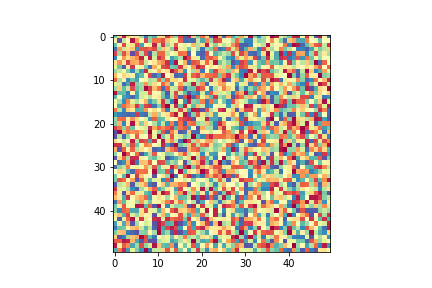
#> input picture your_file.tif, 432 x 288 px, given in place of airplanePartial.mp4, which was not available
$ jupyter execute --allow-errors VideoToGIF-Python3.ipynb   (shell and % lines are left out)
#> lines starting #> are read from the running program, lines starting #| are printed output that depends on the picture; pictures that were not available may be replaced by others from this repository, and a replacement may not be noted
[cell 1]
### Callin Switzer
### Convert short movie to gif for website
# 21 Nov 2017
# use python3 kernel

[cell 2]
# import modules


import numpy as np

import cv2
print(cv2.__version__)


import matplotlib
matplotlib.use("TkAgg") # have to use this for tkinter to  work below
from matplotlib import pyplot as plt
import time


import skimage.io as io

import os

import imageio

[cell 3]
# read in a video and make a gif from selected frames

[cell 4]
vidPath = r"D:\Dropbox\PersonalDropbox\Hobbies\Airplanes\AirplaneGoproVids\airplanePartial.mp4"

[cell 5]
cap = cv2.VideoCapture(vidPath)


length = int(cap.get(cv2.CAP_PROP_FRAME_COUNT))
width  = int(cap.get(cv2.CAP_PROP_FRAME_WIDTH))
height = int(cap.get(cv2.CAP_PROP_FRAME_HEIGHT))
fps    = cap.get(cv2.CAP_PROP_FPS)

print(length, width, height, fps)
cap.release()

[cell 6]
def load_imgs(vidPath, imgDist, start, stop):
#> called with imgDist = 1, start = 875, stop = 1050
    cap = cv2.VideoCapture(vidPath)
    imgs = []
    for ff in range(length):


        ret, frame = cap.read()

        # Transpose
        # frame = cv2.transpose(frame, frame)


        if (ff%imgDist == 0) & (ff > start): # only save every ff'th frame
            # scale down
            height, width = frame.shape[:2]
            smallImg = cv2.resize(frame, (int(width/5), int(height/5)), interpolation = cv2.INTER_AREA)

            # crop
            smallImg = smallImg[:, ((smallImg.shape[1] // 2) - 100): ((smallImg.shape[1] // 2) + 180), :]

            img = cv2.cvtColor(smallImg, cv2.COLOR_BGR2RGB)
            imgs.append(img)

            if ff % 10 == 0:
                print(ff)

        if ff > stop:
            break
#> this loop made 1 pass
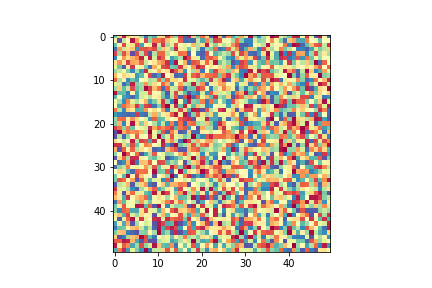
#> input picture your_file.tif, 432 x 288 px, given in place of airplanePartial.mp4, which was not available
#> frame is the input picture: shape (288, 432, 3); mean B, G, R 208.2, 218.5, 226.9
#> after the loop, imgs = []

    cap.release()
    return imgs

[cell 7]
imgs = load_imgs(vidPath, 1, 35*25, 42*25)
#> imgs = []

[cell 8]
imageio.mimsave(r"C:\Users\calli\Desktop\flightGif.gif", imgs)

[cell 9]
def load_imgs(vidPath, imgDist, start, stop):
#> called with imgDist = 1, start = 875, stop = 1050
    cap = cv2.VideoCapture(vidPath)
    imgs = []
    for ff in range(length):


        ret, frame = cap.read()

        # Transpose
        # frame = cv2.transpose(frame, frame)


        if (ff%imgDist == 0) & (ff > start): # only save every ff'th frame
            # scale down
            height, width = frame.shape[:2]
            smallImg = cv2.resize(frame, (int(width/2), int(height/2)), interpolation = cv2.INTER_AREA)

            # crop
            smallImg = smallImg[:, ((smallImg.shape[1] // 2) - 100*3): ((smallImg.shape[1] // 2) + 180*3), :]

            img = cv2.cvtColor(smallImg, cv2.COLOR_BGR2RGB)
            imgs.append(img)

            if ff % 10 == 0:
                print(ff)

        if ff > stop:
            break
#> after the loop, imgs = []

    cap.release()
    return imgs

[cell 10]
imgs = load_imgs(vidPath, 1, 35*25, 42*25)

[cell 11]
# save small segment of video

ctr = 0
photoDir = r"C:\Users\calli\Desktop\flightGif"

# make directory, if it doesn't exist
if not os.path.exists(photoDir):
    os.makedirs(photoDir)

for ff in range(len(imgs)):
    img = cv2.cvtColor(imgs[ff], cv2.COLOR_RGB2BGR)
    cv2.imwrite(os.path.join(photoDir, str(ctr).zfill(4) + '.png'), img)
    if ff % 10 == 0:
        print(ff)
    ctr += 1
#> this loop made 0 passes
#> after the loop, ctr = 0

[cell 12]
# convert images to video with ffmpeg
os.chdir(photoDir)
# use ffmpeg to convert directory to video
# -r is output frame rate
stta = time.time()
os.system("ffmpeg -start_number 1 -r 25 -i %04d.png -vf ''scale=trunc(iw/2)*2:trunc(ih/2)*2' -c:v libx264 -pix_fmt yuv420p -y 000000000Vid.mp4")
print(time.time() - stta) # time the video writing

[cell 13]
imgs = load_imgs(vidPath, 1, 100, 344)

[cell 14]
# [11 lines of commented-out code are left out]

[cell 15]
# convert images to video with ffmpeg
photoDir = "/Users/cswitzer/Dropbox/SonicationBehavior/NNVid"

os.chdir(photoDir)
# use ffmpeg to convert directory to video
# -r is output frame rate
stta = time.time()
print(time.time() - stta) # time the video writing

#> (a cell that did not finish here is left out)

[cell 17]
# read in a video

vidDir = '/Users/cswitzer/Desktop/kalmClip_full.mov'

cap = cv2.VideoCapture(vidDir)


length = int(cap.get(cv2.CAP_PROP_FRAME_COUNT))
#> length = 1
width  = int(cap.get(cv2.CAP_PROP_FRAME_WIDTH))
#> width = 432
height = int(cap.get(cv2.CAP_PROP_FRAME_HEIGHT))
#> height = 288
fps    = cap.get(cv2.CAP_PROP_FPS)
#> fps = 30

print(length, width, height, fps)
#| 1 432 288 30.0
cap.release()

[cell 18]
# read in a video

vidDir = '/Users/cswitzer/Desktop/kalmClip_full.mov'

cap = cv2.VideoCapture(vidDir)


length = int(cap.get(cv2.CAP_PROP_FRAME_COUNT))
width  = int(cap.get(cv2.CAP_PROP_FRAME_WIDTH))
height = int(cap.get(cv2.CAP_PROP_FRAME_HEIGHT))
fps    = cap.get(cv2.CAP_PROP_FPS)

print(length, width, height, fps)
#| 1 432 288 30.0
cap.release()

[cell 19]
# [13 lines of commented-out code are left out]

[cell 20]
# %qtconsole

[cell 21]
# rotate image
cap = cv2.VideoCapture(vidDir)
ret, frame = cap.read()

[cell 22]
M = cv2.getRotationMatrix2D((width/2,height/2),-35,1)
#> M = [[0.819, -0.574, 121.7], [0.574, 0.819, -97.85]]
dst = cv2.warpAffine(frame,M,(width,height))
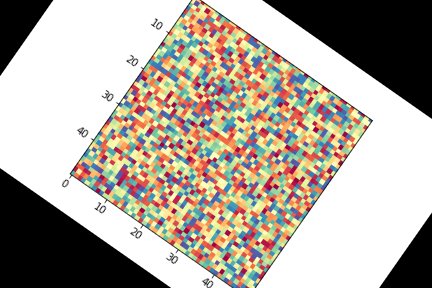
#> dst: shape (288, 432, 3); mean B, G, R 158.3, 168.6, 177.1
io.imshow(dst)

[cell 23]
def load_all_images_rotate(rotationAngle):
#> called with rotationAngle = -35
    cap = cv2.VideoCapture(vidDir)
    imgs = []
    for ff in range(length):


        ret, frame = cap.read()
        print(ff)

        # rotate
        M = cv2.getRotationMatrix2D((width/2,height/2),rotationAngle,1)
        dst = cv2.warpAffine(frame,M,(width,height))

        imgs.append(dst)
#> this loop made 1 pass
#> M on pass 1: [[0.819, -0.574, 121.7], [0.574, 0.819, -97.85]]
#> after the loop, imgs = 1 item

#         if ff%10 == 0: # only save every 10th frame
#             img = cv2.cvtColor(frame, cv2.COLOR_BGR2RGB)
#             imgs.append(img)

    return imgs

[cell 24]
imgs = load_all_images_rotate(-35)
#> imgs = 1 item

[cell 25]
# write video frames to images
ctr = 0
photoDir = "/Users/cswitzer/Desktop/kalmVidRotate/"

# make directory, if it doesn't exist
if not os.path.exists(photoDir):
    os.makedirs(photoDir)

for ff in range(length):
    cv2.imwrite(photoDir + str(ctr).zfill(4) + '.png', imgs[ff])
    print(ff)
    ctr += 1
#> after the loop, ctr = 1

[cell 26]
# convert images to video with ffmpeg
os.chdir(photoDir)
# use ffmpeg to convert directory to video
# -r is output frame rate
stta = time.time()
print(time.time() - stta) # time the video writing

#> (a cell that did not finish here is left out)

[cell 28]
# del imgs

[cell 29]
# load images for gif
vidDir = '/Users/cswitzer/Desktop/rotatedKalmia.mov'

cap = cv2.VideoCapture(vidDir)


length = int(cap.get(cv2.CAP_PROP_FRAME_COUNT))
width  = int(cap.get(cv2.CAP_PROP_FRAME_WIDTH))
height = int(cap.get(cv2.CAP_PROP_FRAME_HEIGHT))
fps    = cap.get(cv2.CAP_PROP_FPS)

print(length, width, height, fps)
#| 1 432 288 30.0
cap.release()

[cell 30]
def load_imgs(imgDist = 10):
#> called with imgDist = 10
    cap = cv2.VideoCapture(vidDir)
    imgs = []
    for ff in range(length):


        ret, frame = cap.read()
        print(ff)

        if ff%imgDist == 0: # only save every ff'th frame
            img = cv2.cvtColor(frame, cv2.COLOR_BGR2RGB)
            imgs.append(img)
#> after the loop, imgs = 1 item

    cap.release()
    return imgs

$ run again, on 4.png
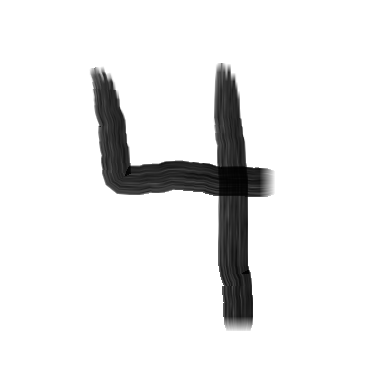
#> input picture 4.png, 376 x 386 px, given in place of airplanePartial.mp4, which was not available
#> the loop in load_imgs, `for ff in range(length):  ` made 1 pass
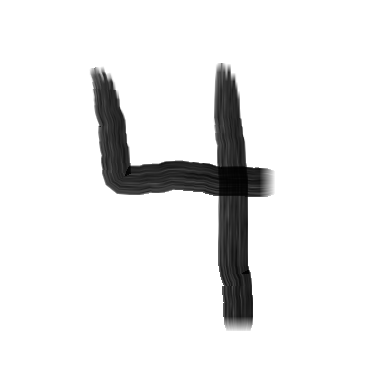
#> input picture 4.png, 376 x 386 px, given in place of airplanePartial.mp4, which was not available
#> in load_imgs, frame is the input picture: shape (386, 376, 3); min 1, max 255, mean 235.5
#> after the loop in load_imgs, `for ff in range(length):`: imgs = []
#> after the loop `for ff in range(len(imgs)):`: ctr = 0
#> length = 1
#> width = 376
#> height = 386
#> fps = 30
#| 1 376 386 30.0
#| 1 376 386 30.0
#> `M = cv2.getRotationMatrix2D((width/2,height/2),-35,1)`: M = [[0.819, -0.574, 144.7], [0.574, 0.819, -72.93]]
#> `dst = cv2.warpAffine(frame,M,(width,height))`:
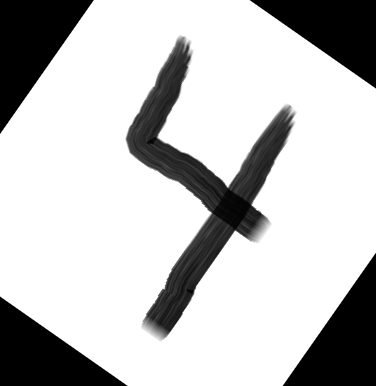
#> dst: shape (386, 376, 3); min 0, max 255, mean 193.7
#> the loop in load_all_images_rotate, `for ff in range(length):  ` made 1 pass
#> M on pass 1: [[0.819, -0.574, 144.7], [0.574, 0.819, -72.93]]
#> after the loop in load_all_images_rotate, `for ff in range(length):`: imgs = 1 item
#> after the loop `for ff in range(length):`: ctr = 1
#| 1 376 386 30.0
#> after the loop in load_imgs, `for ff in range(length):`: imgs = 1 item
